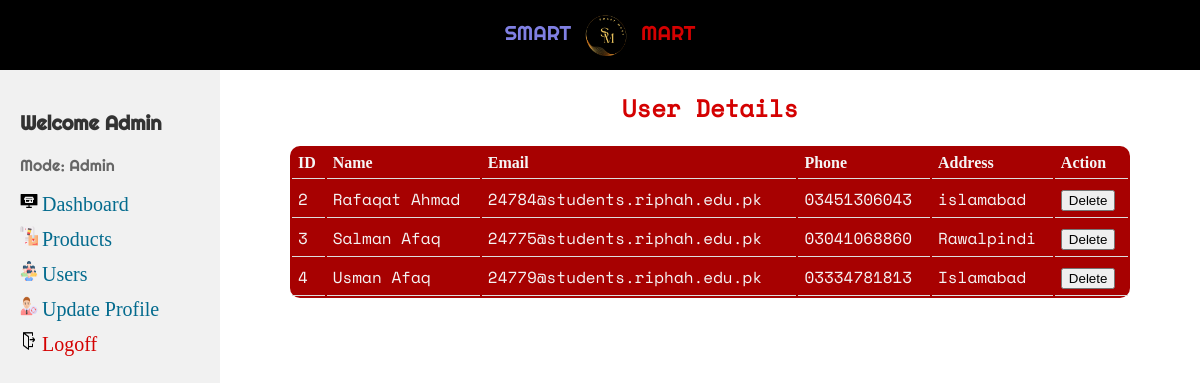
/customers.php (signed in), run on the app's committed database.
### tables this page shows
CREATE TABLE `users` (
  `id` int(11) NOT NULL,
  `name` varchar(100) NOT NULL,
  `email` varchar(100) NOT NULL,
  `phone` varchar(20) NOT NULL,
  `address` varchar(255) NOT NULL,
  `password` varchar(100) NOT NULL,
  `type` varchar(1) NOT NULL DEFAULT 'U'
);

### includes/common-function.php (called while the page is built, shortened)
<?php
function getfullname(){
            if(isset($_SESSION["nm"])){
                return($_SESSION["nm"]);
            }
            else{
                return "Guest";
            }
        }
function getUserType(){
    if(isset($_SESSION["type"])){
        if($_SESSION["type"]=="A"){
            return "Admin";
        }
        else{
            return "Unauthorized User";
        }
    }
}
?>

### customers.php (the view, shortened to what this page needs)
<?php
include("includes/config.php");
include("includes/common-function.php");
if ((isset($_SESSION["loggedin"])) && ($_SESSION["loggedin"]) &&
    (isset($_SESSION["type"])) && ($_SESSION["type"] == "A")
) {
    $conn = connect($dbserver, $dbusername, $dbpassword, $dbname);
    $userQuery = mysqli_query($conn, "SELECT * FROM users WHERE type = 'U'");
    ?>
    <!DOCTYPE html>
    <html lang="en">
    <head>
    </head>
    <body>
        <?php include("includes/header.php"); ?>
        <aside class="sidebar">
        <p class="Intro-p">Welcome <?php echo getfullname(); ?></p>
                <p id="mode-admin">Mode: <?php echo getUserType(); ?></p>
            <ul class="menu">
                <li>
                    <img src="./graphics/icons/dashbord.png" alt="icon" class="icon-img">
                    <a href="admin.php">Dashboard</a>
                </li>
                <li>
                    <img src="./graphics/icons/product.png" alt="icon" class="icon-img">
                    <a href="products.php">Products</a>
                </li>
                <li>
                    <img src="./graphics/icons/peoples.png" alt="icon" class="icon-img">
                    <a href="customers.php">Users</a>
                </li>
                <li>
                    <img src="./graphics/icons/update-admin-profile-icon.png" alt="icon" class="icon-img">
                    <a href="view-admin-profile.php">Update Profile</a>
                </li>
                <li>
                    <img src="./graphics/icons/logoff.png" alt="icon" class="icon-img">
                    <a href="logoff.php" id="logoff-btn">Logoff</a>
                </li>
            </ul>
        </aside>
        <h2 id="show-users">User Details</h2>
        <table id="user-details-table">
            <tr>
                <th>ID</th>
                <th>Name</th>
                <th>Email</th>
                <th>Phone</th>
                <th>Address</th>
                <th>Action</th>
            </tr>
            <?php
            while ($user = mysqli_fetch_assoc($userQuery)) {
                ?>
                <tr>
                    <td><?php echo $user['id']; ?></td>
                    <td><?php echo $user['name']; ?></td>
                    <td><?php echo $user['email']; ?></td>
                    <td><?php echo $user['phone']; ?></td>
                    <td><?php echo $user['address']; ?></td>
                    <td>
                        <form method="POST">
                            <button type="submit" name="delete">Delete</button>
                        </form>
                    </td>
                </tr>
                <?php
            }
            ?>
        </table>
    </body>
    </html>
    <?php
    exit;
} else {
    header("Location: login.php?msg=UUAA");
    exit;
}
?>

### css/style.css (style rules this page uses)
body { box-sizing: border-box; margin: 0; padding:0; border: 0; }
.Intro-p { font-size: 20px; font-family: righteous; font-weight: bold; }
#mode-admin { font-size: 16px; font-family: righteous; color: #666; }
.sidebar { background-color: #f1f1f1; color: #333; width: 220px; height: 120vh; padding: 20px; box-sizing: border-box; float: left; }
.sidebar .menu { list-style-type: none; padding: 0; margin: 0; }
.sidebar .menu > li { margin-bottom: 10px; }
.sidebar .menu > li >a { display: inline; font-size: 20px; color:rgb(4, 107, 142) ; text-decoration: none; }
#logoff-btn { color: rgb(212, 1, 1); }
.icon-img { width: 10%; height: 20px; }
.admin-tables-scetions th,td { padding: 8px; font-family: spacemono; text-align: left; border-bottom: 1px solid #a43e3e; }
@media (min-width: 769px) { .icon-img { width: 10%; height: 20px; } }
#show-users { margin-bottom: 20px; color: rgb(212, 1, 1); text-align: center; font-family: spacemono; }
#user-details-table { width: 80%; margin: 0 auto; background-color: rgb(167, 1, 1); color: whitesmoke; border-radius: 10px; }
#user-details-table th, #user-details-table td { padding: 8px; text-align: left; border-bottom: 1px solid #ddd; }
@media (max-width: 1281px) { #user-details-table { width: 70%; } }
@media (max-width: 1281px) { #user-details-table th, #user-details-table td { padding: 6px; } }

### data on the page
users: id "2", name "Rafaqat Ahmad", email "24784@students.riphah.edu.pk", phone "03451306043", address "islamabad"
users: id "3", name "Salman Afaq", email "24775@students.riphah.edu.pk", phone "03041068860", address "Rawalpindi"
users: id "4", name "Usman Afaq", email "24779@students.riphah.edu.pk", phone "03334781813", address "Islamabad"

### other printed values
getfullname() "Admin"
getUserType() "Admin"
